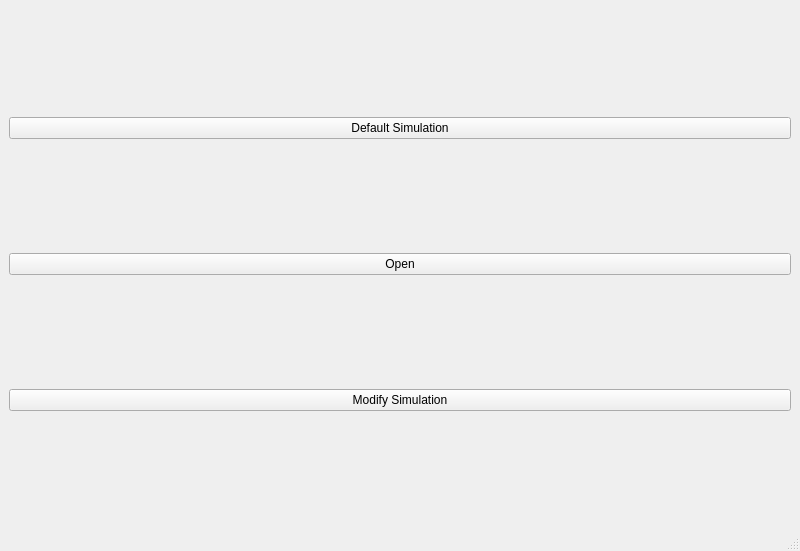
<?xml version="1.0" encoding="UTF-8"?>
<ui version="4.0">
 <class>MainWindow</class>
 <widget class="QMainWindow" name="MainWindow">
  <property name="geometry">
   <rect>
    <x>0</x>
    <y>0</y>
    <width>800</width>
    <height>551</height>
   </rect>
  </property>
  <property name="windowTitle">
   <string>Tram Network Simulator</string>
  </property>
  <widget class="QWidget" name="centralwidget">
   <layout class="QHBoxLayout" name="horizontalLayout">
    <item>
     <layout class="QVBoxLayout" name="verticalLayout">
      <item>
       <widget class="QPushButton" name="DefaultButton">
        <property name="text">
         <string>Default Simulation</string>
        </property>
       </widget>
      </item>
      <item>
       <widget class="QPushButton" name="Open">
        <property name="text">
         <string>Open</string>
        </property>
       </widget>
      </item>
      <item>
       <widget class="QPushButton" name="ModifyButton">
        <property name="text">
         <string>Modify Simulation</string>
        </property>
       </widget>
      </item>
     </layout>
    </item>
   </layout>
  </widget>
  <widget class="QMenuBar" name="menubar">
   <property name="geometry">
    <rect>
     <x>0</x>
     <y>0</y>
     <width>800</width>
     <height>24</height>
    </rect>
   </property>
  </widget>
  <widget class="QStatusBar" name="statusbar"/>
 </widget>
 <resources/>
 <connections/>
</ui>
